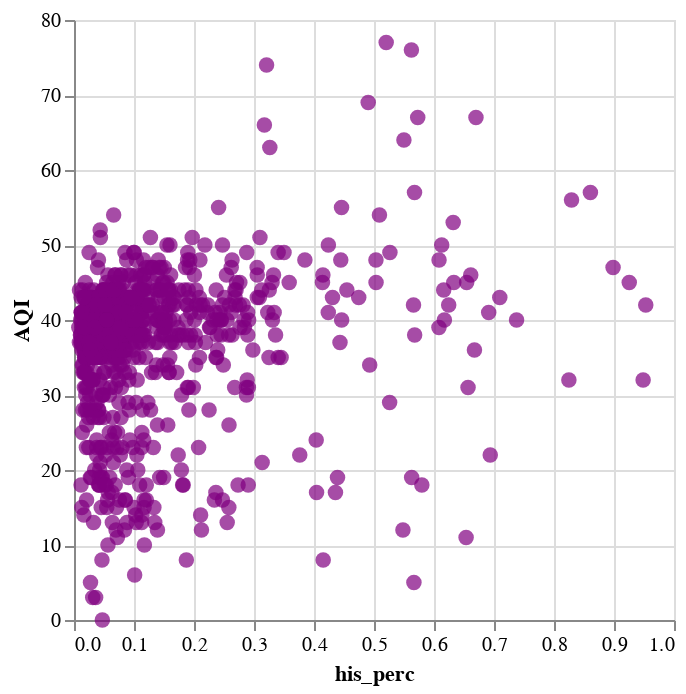

Notebook code for this chart:
### Code cell
hispanic

### Figure 1 — Vega-Lite specification as saved in the notebook (floating-point values rounded to 4 significant figures; data arrays with more than 128 entries replaced by an {"elided": "..."} marker saying what was removed)
{"config": {"view": {"continuousWidth": 300, "continuousHeight": 300}}, "data": {"name": "data-974d8b3b1e05bf63a0fb5c0d7623912f"}, "mark": {"type": "circle", "color": "purple", "size": 60}, "encoding": {"x": {"field": "his_perc", "type": "quantitative"}, "y": {"field": "AQI", "type": "quantitative"}}, "$schema": "https://vega.github.io/schema/vega-lite/v5.15.1.json", "datasets": {"data-974d8b3b1e05bf63a0fb5c0d7623912f": {"elided": "966 records"}}}
